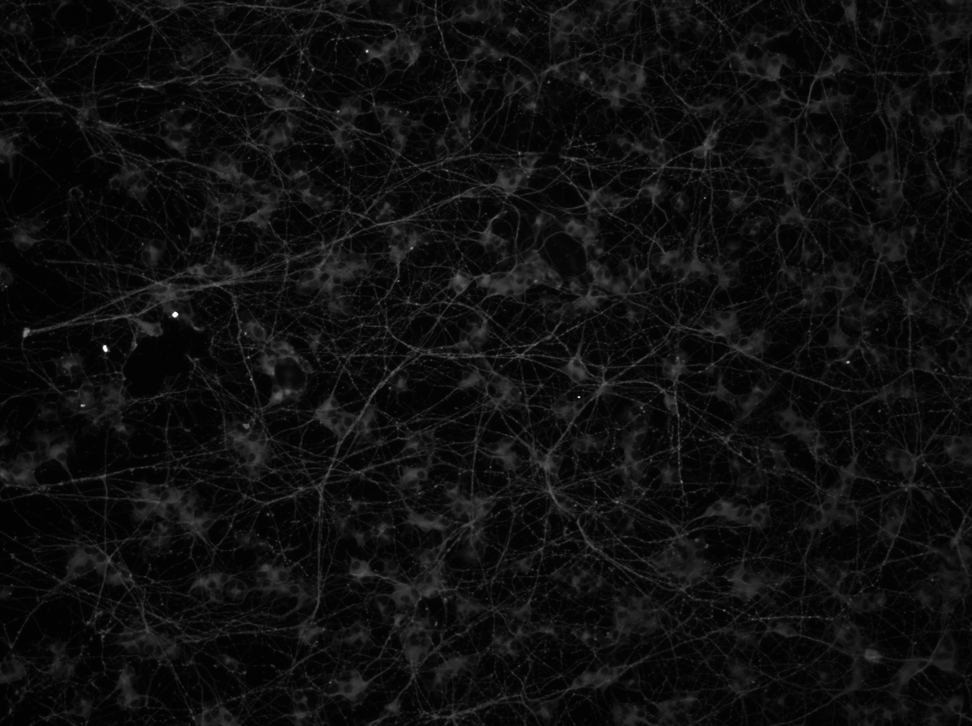
#> input picture examples/Project_PLATE_4_P4_T1_W1-2_ch01.tif, 972 x 726 px, shrunk from 1392 x 1040 before the run
$ python process_images.py examples/Project_PLATE_4_P4_T1_W1-2_ch01.tif examples/Project_PLATE_4_P4_T1_W1-2_ch02.tif
#> lines starting #> are read from the running program, lines starting #| are printed output that depends on the picture; after the words box and inside, x2 and y2 are one past the last pixel; in counts of white or black regions, pixels touching at a corner belong together
import argparse
import numpy as np
import cv2
from skimage import measure, morphology, segmentation
from scipy import ndimage as ndi
from PIL import Image
import pandas as pd
import networkx as nx
import matplotlib.pyplot as plt
import os

def process_nuclei(tif_path_nuclei):
    # Load and convert TIFF image
    tif_image = Image.open(tif_path_nuclei).convert("L")
    image_np = np.array(tif_image)
    png_path = tif_path_nuclei.replace(".tif", ".png")
    tif_image.save(png_path, format="PNG")

    # Initial segmentation
    _, binary_image = cv2.threshold(image_np, 0, 255, cv2.THRESH_BINARY + cv2.THRESH_OTSU)
    cleaned_image = morphology.remove_small_objects(binary_image > 0, min_size=30)
    cleaned_image = ndi.binary_fill_holes(cleaned_image)
    label_image = measure.label(cleaned_image)
    borders = segmentation.find_boundaries(label_image)

    # Nuclei analysis (Initial segmentation)
    props = measure.regionprops(label_image)
    nuclei_areas = [prop.area for prop in props]
    nuclei_centroids = [prop.centroid for prop in props]
    mean_area = np.mean(nuclei_areas)
    median_area = np.median(nuclei_areas)
    std_area = np.std(nuclei_areas)
    threshold_upper_stricter = 2 * median_area

    # Mark outliers
    output_image = np.dstack([image_np, image_np, image_np])
    output_image[borders] = [255, 0, 0]
    for prop in props:
        y, x = prop.centroid
        color = (0, 0, 255) if prop.area > threshold_upper_stricter else (0, 255, 0)
        cv2.drawMarker(output_image, (int(x), int(y)), color, markerType=cv2.MARKER_CROSS, thickness=1)
    outliers_large_stricter = [(prop.centroid, prop.area) for prop in props if prop.area > threshold_upper_stricter]
    Image.fromarray(output_image).save(png_path.replace(".png", "_segmented_with_stricter_outliers.png"))

    # Masks for step 2
    large_outliers_mask = np.zeros_like(image_np, dtype=bool)
    for prop in props:
        if prop.area > threshold_upper_stricter:
            large_outliers_mask[prop.coords[:, 0], prop.coords[:, 1]] = True

    # Step 2 processing
    large_outliers_image_np = np.zeros_like(image_np)
    large_outliers_image_np[large_outliers_mask] = image_np[large_outliers_mask]
    _, binary_large_outliers = cv2.threshold(large_outliers_image_np, 73, 255, cv2.THRESH_BINARY)
    cleaned_large_outliers = morphology.remove_small_objects(binary_large_outliers > 0, min_size=10)
    cleaned_large_outliers = ndi.binary_fill_holes(cleaned_large_outliers)
    label_large_outliers = measure.label(cleaned_large_outliers)
    borders_large_outliers = segmentation.find_boundaries(label_large_outliers)
    output_image_large_outliers_processed = np.dstack([large_outliers_image_np, large_outliers_image_np, large_outliers_image_np])
    output_image_large_outliers_processed[borders_large_outliers] = [255, 0, 0]
    for prop in measure.regionprops(label_large_outliers):
        y, x = prop.centroid
        cv2.drawMarker(output_image_large_outliers_processed, (int(x), int(y)), (0, 255, 0), markerType=cv2.MARKER_CROSS, thickness=1)
    processed_large_outliers_path = png_path.replace(".png", "_large_outliers_processed.png")
    Image.fromarray(output_image_large_outliers_processed).save(processed_large_outliers_path)

    # Collecting centroids from step 2 processing
    step2_centroids = [prop.centroid for prop in measure.regionprops(label_large_outliers)]
    nuclei_centroids.extend(step2_centroids)  # Combining centroids from both steps

    # Combine step 1 and step 2
    final_image = np.zeros_like(output_image)
    final_image[large_outliers_mask] = output_image_large_outliers_processed[large_outliers_mask]
    final_image[~large_outliers_mask] = output_image[~large_outliers_mask]
    final_combined_path = png_path.replace(".png", "_final_combined.png")
    Image.fromarray(final_image).save(final_combined_path)

    # Save centroids to CSV (Combining initial and step 2 centroids)
    centroids_df = pd.DataFrame(nuclei_centroids, columns=["centroid_y", "centroid_x"])
    centroids_csv_path = png_path.replace(".png", "_centroids.csv")
    centroids_df.to_csv(centroids_csv_path, index=False)

    # Save metrics
    metrics = {
        "mean_area": mean_area,
        "median_area": median_area,
        "std_area": std_area,
        "threshold_upper_strict": threshold_upper_stricter,
        "outliers_large_strict": len(outliers_large_stricter),
        "total_nuclei": len(nuclei_areas)
    }
    metrics_df = pd.DataFrame([metrics])
    metrics_txt_path = png_path.replace(".png", "_metrics.txt")
    metrics_df.to_csv(metrics_txt_path, index=False)

    output_files = {
        "segmented_with_stricter_outliers": png_path.replace(".png", "_segmented_with_stricter_outliers.png"),
        "large_outliers_processed": processed_large_outliers_path,
        "final_combined": final_combined_path,
        "centroids": centroids_csv_path,
        "metrics": metrics_txt_path
    }

    return output_files


def process_connections(tif_path_cell_walls, centroids_csv_path):
    # Load and convert the cell wall TIFF image
    tif_image_cell_walls = Image.open(tif_path_cell_walls).convert("L")
    image_np_cell_walls = np.array(tif_image_cell_walls)
    png_path_cell_walls = tif_path_cell_walls.replace(".tif", ".png")
    tif_image_cell_walls.save(png_path_cell_walls, format="PNG")

    # Create a binary mask for the cell wall image
    _, binary_image_cell_walls = cv2.threshold(image_np_cell_walls, 0, 255, cv2.THRESH_BINARY + cv2.THRESH_OTSU)
    binary_image_path = png_path_cell_walls.replace(".png", "_binary_mask.png")
    Image.fromarray(binary_image_cell_walls).save(binary_image_path)

    # Extract centroids of nuclei from the previously generated CSV file
    centroids_df = pd.read_csv(centroids_csv_path)
    nuclei_centroids = centroids_df[['centroid_y', 'centroid_x']].to_numpy()

    # Create a graph for nuclei connections
    G = nx.Graph()

    # Add nuclei centroids as nodes
    for i, centroid in enumerate(nuclei_centroids):
        G.add_node(i, pos=(centroid[1], centroid[0]))

    # Calculate the distance matrix between all nuclei centroids
    centroid_array = np.array(nuclei_centroids)
    dist_matrix = np.linalg.norm(centroid_array[:, None] - centroid_array, axis=2)

    # Define a distance threshold for connections
    distance_threshold = 100  # Threshold selected from previous analysis

    # Determine connections based on the distance threshold
    connection_matrix = dist_matrix < distance_threshold
    np.fill_diagonal(connection_matrix, False)  # Remove self-connections

    # Add edges to the graph based on connections
    for i, j in zip(*np.where(connection_matrix)):
        G.add_edge(i, j)

    # Draw the graph overlaid on the cell wall image
    pos = nx.get_node_attributes(G, 'pos')

    plt.figure(figsize=(10, 10))
    plt.imshow(image_np_cell_walls, cmap='gray')
    nx.draw(G, pos, node_color='red', edge_color='blue', node_size=20, with_labels=False)
    plt.title("Nuclei Connection Graph (Threshold: 100 pixels)")
    output_graph_path = tif_path_cell_walls.replace(".tif", "_nuclei_connection_graph_100px.png")
    plt.savefig(output_graph_path)
    plt.close()

    # Calculate and save metrics
    num_nodes = G.number_of_nodes()
    num_edges = G.number_of_edges()
    average_degree = np.mean([deg for node, deg in G.degree()])
    density = nx.density(G)

    metrics = {
        "num_nodes": num_nodes,
        "num_edges": num_edges,
        "average_degree": average_degree,
        "density": density
    }

    metrics_df = pd.DataFrame([metrics])
    metrics_csv_path = png_path_cell_walls.replace(".png", "_connection_metrics.csv")
    metrics_df.to_csv(metrics_csv_path, index=False)

    # Save edges to CSV
    edges = list(G.edges)
    edges_df = pd.DataFrame(edges, columns=["node1", "node2"])
    edges_csv_path = png_path_cell_walls.replace(".png", "_edges.csv")
    edges_df.to_csv(edges_csv_path, index=False)

       # Save edges to CSV
    edges = list(G.edges)
    edges_df = pd.DataFrame(edges, columns=["node1", "node2"])
    edges_csv_path = png_path_cell_walls.replace(".png", "_edges.csv")
    edges_df.to_csv(edges_csv_path, index=False)

    # Output paths
    output_files = {
        "connection_graph": output_graph_path,
        "connection_metrics": metrics_csv_path,
        "edges": edges_csv_path
    }

    return output_files

def main():
    parser = argparse.ArgumentParser(description="Process two TIFF images: one for nuclei and one for cell walls. Generates analysis results and metrics.")
    parser.add_argument("nuclei_image", type=str, help="Path to the nuclei TIFF image.")
    parser.add_argument("cell_walls_image", type=str, help="Path to the cell walls TIFF image.")
    args = parser.parse_args()

    nuclei_image_path = args.nuclei_image
    cell_walls_image_path = args.cell_walls_image

    print(f"Processing nuclei image: {nuclei_image_path}")
    nuclei_outputs = process_nuclei(nuclei_image_path)
#> in process_nuclei, tif_image is the input picture: PIL image 972x726 L; min 1, max 255, mean 15.2
#> in process_nuclei, `_, binary_image = cv2.threshold(image_np, 0, 255, cv2.THRESH_BINARY + ..`:
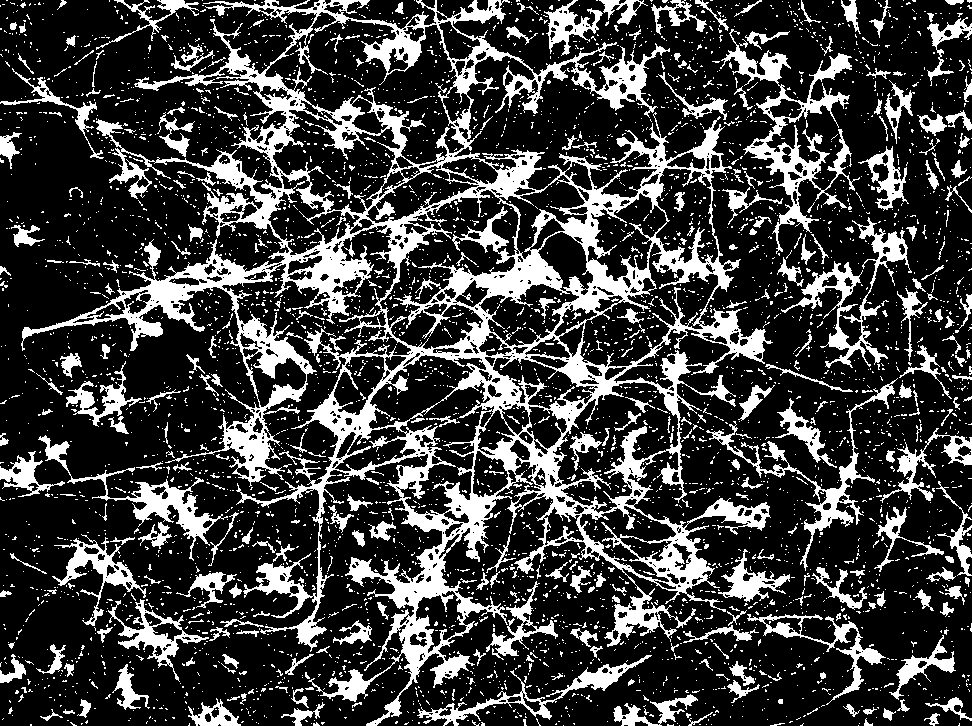
#> binary_image: shape (726, 972); 24.4% white; 4403 white regions (4053 under 20 px), largest, box (x1, y1, x2, y2) and area: (21, 0, 773, 726) 93251, (720, 29, 860, 254) 5688, (781, 217, 912, 368) 3344
#> in process_nuclei, `label_image = measure.label(cleaned_image)`:
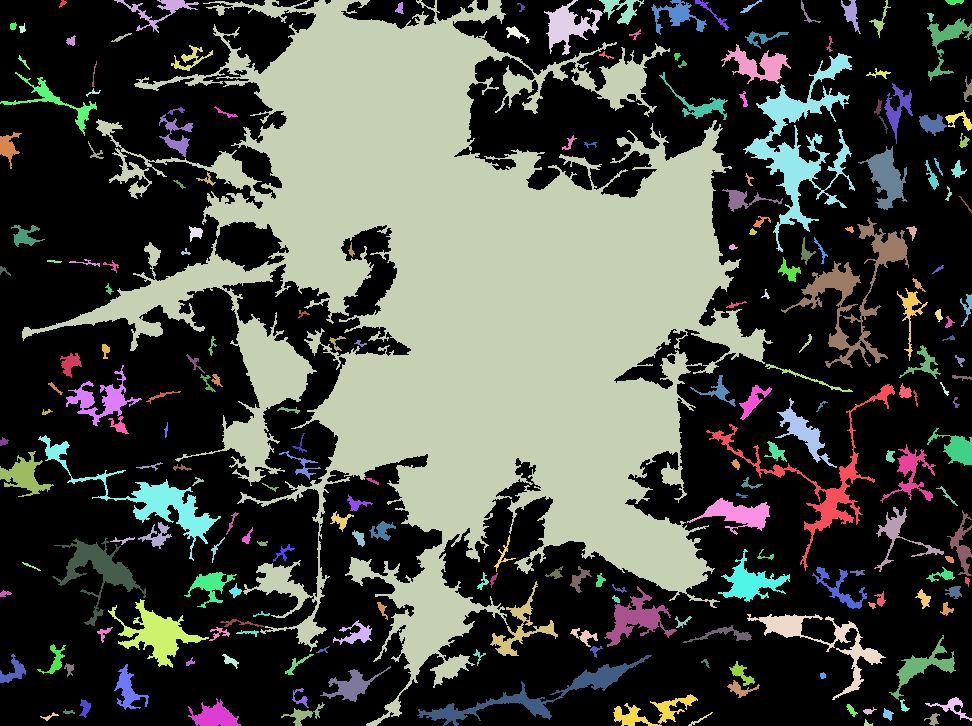
#> label_image: shape (726, 972) int32; 222 distinct labels, from 0 to 221; one colour per label, 0 black
#> in process_nuclei, `borders = segmentation.find_boundaries(label_image)`:
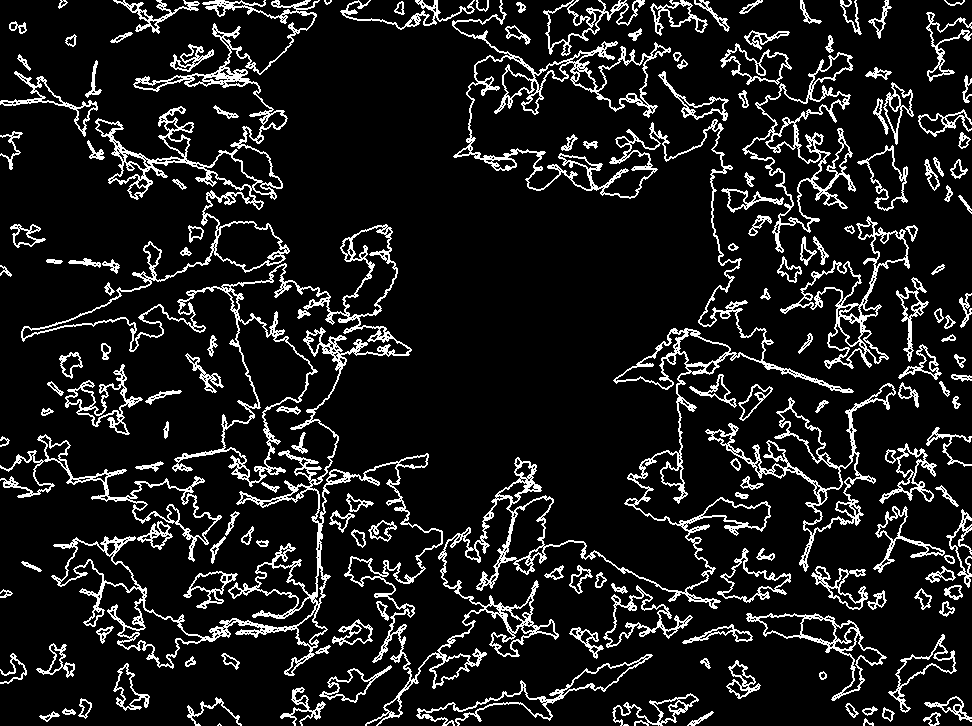
#> borders: shape (726, 972) bool; 11.5% white in thin lines or dots
#> in process_nuclei, `props = measure.regionprops(label_image)`: props = 221 regions; largest, box (x1, y1, x2, y2) and area: (22, 0, 773, 726) 199198, (743, 53, 855, 252) 5368, (781, 217, 909, 368) 3591, (38, 435, 221, 561) 3044, (706, 384, 895, 571) 2704
#> in process_nuclei, `nuclei_areas = [prop.area for prop in props]`: nuclei_areas = 221 values, max 199198 at index 2, min 30 at index 75, mean 1201
#> in process_nuclei, `nuclei_centroids = [prop.centroid for prop in props]`: nuclei_centroids = 221 pairs, first value 1.47 to 723.3, second value 3.36 to 967.5
#> in process_nuclei, `mean_area = np.mean(nuclei_areas)`: mean_area = 1201
#> in process_nuclei, `median_area = np.median(nuclei_areas)`: median_area = 76
#> in process_nuclei, `std_area = np.std(nuclei_areas)`: std_area = 13363.1
#> in process_nuclei, `threshold_upper_stricter = 2 * median_area`: threshold_upper_stricter = 152
#> the loop in process_nuclei, `for prop in props:` made 221 passes
#> (y, x, color) on passes 1 to 3: (3.03, 62.19, (0, 255, 0)), (10.12, 159.5, (0, 0, 255)), (304, 461.5, (0, 0, 255))
#> after the loop in process_nuclei, `for prop in props:`:
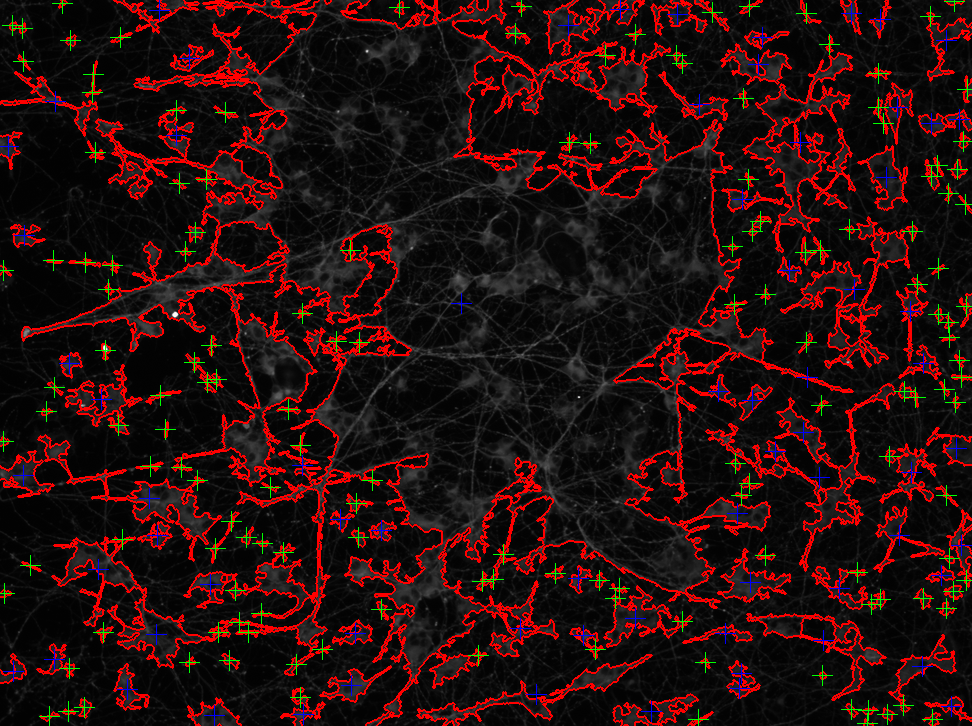
#> output_image: shape (726, 972, 3); mean of channels 0, 1, 2 40.8, 14.8, 13.6; drawn as R, G, B
#> in process_nuclei, `outliers_large_stricter = [(prop.centroid, prop.area) for prop in prop..`: outliers_large_stricter = 70 items
#> the loop in process_nuclei, `for prop in measure.regionprops(label_large_outliers):` made 17 passes
#> (y, x) on passes 1 to 8: (50.7, 366.7), (143.9, 705.4), (278, 457.9), (278.3, 485.3), (284.1, 215.9), (314.1, 174.6), (332, 25.56), (361.8, 847.5)
#> after the loop in process_nuclei, `for prop in measure.regionprops(label_large_outliers):`:
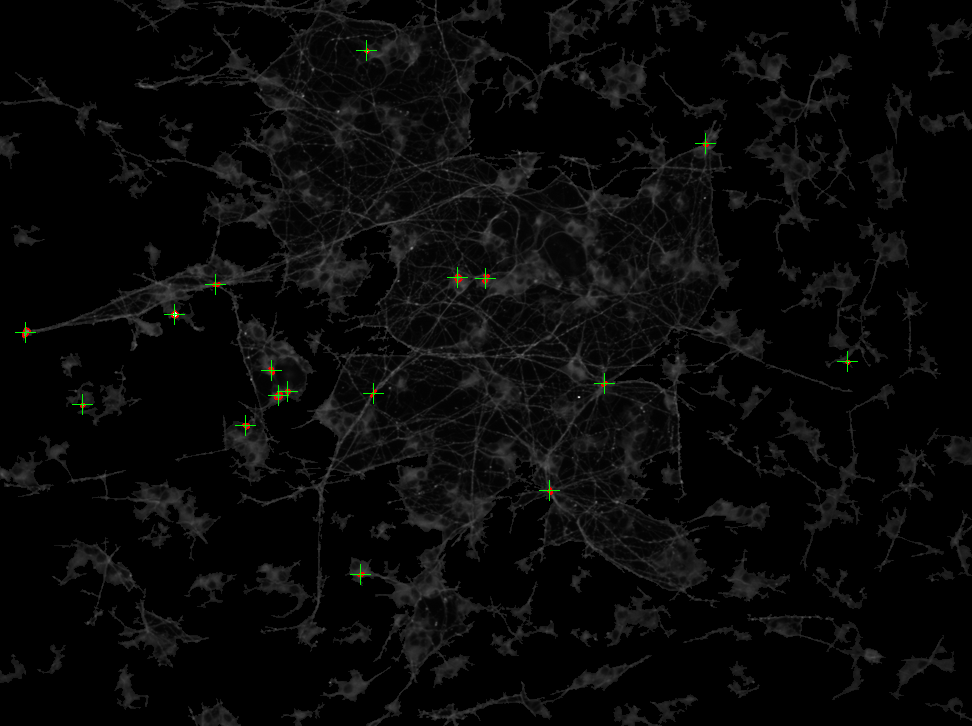
#> output_image_large_outliers_processed: shape (726, 972, 3); mean of channels 0, 1, 2 8.8, 8.9, 8.7; drawn as R, G, B
#> in process_nuclei, `step2_centroids = [prop.centroid for prop in measure.regionprops(label..`: step2_centroids = [(50.7, 366.7), (143.9, 705.4), (278, 457.9), (278.3, 485.3), (284.1, 215.9), (314.1, 174.6), (332, 25.56), (361.8, 847.5), (370.2, 271.3), (383.4, 604), (391.3, 287.5), (393, 373), (395.6, 278.1), (404.9, 82.36), (425.5, 245.8), (490.8, 549.8), (574.2, 360.8)]
#> in process_nuclei, `centroids_df = pd.DataFrame(nuclei_centroids, columns=["centroid_y", "..`: centroids_df = table of 238 rows and 2 columns
#> in process_nuclei, `metrics = { "mean_area": mean_area, "median_area": median_area, "std_a..`: metrics = {'mean_area': 1201, 'median_area': 76, 'std_area': 13363.1, 'threshold_upper_strict': 152, 'outliers_large_strict': 70, 'total_nuclei': 221}
#> in process_nuclei, `metrics_df = pd.DataFrame([metrics])`: metrics_df = table of 1 rows and 6 columns
    print("Nuclei processing complete. Generated files:")
    for key, value in nuclei_outputs.items():
        print(f"{key}: {value}")

    print(f"Processing cell walls image: {cell_walls_image_path}")
    connections_outputs = process_connections(cell_walls_image_path, nuclei_outputs["centroids"])
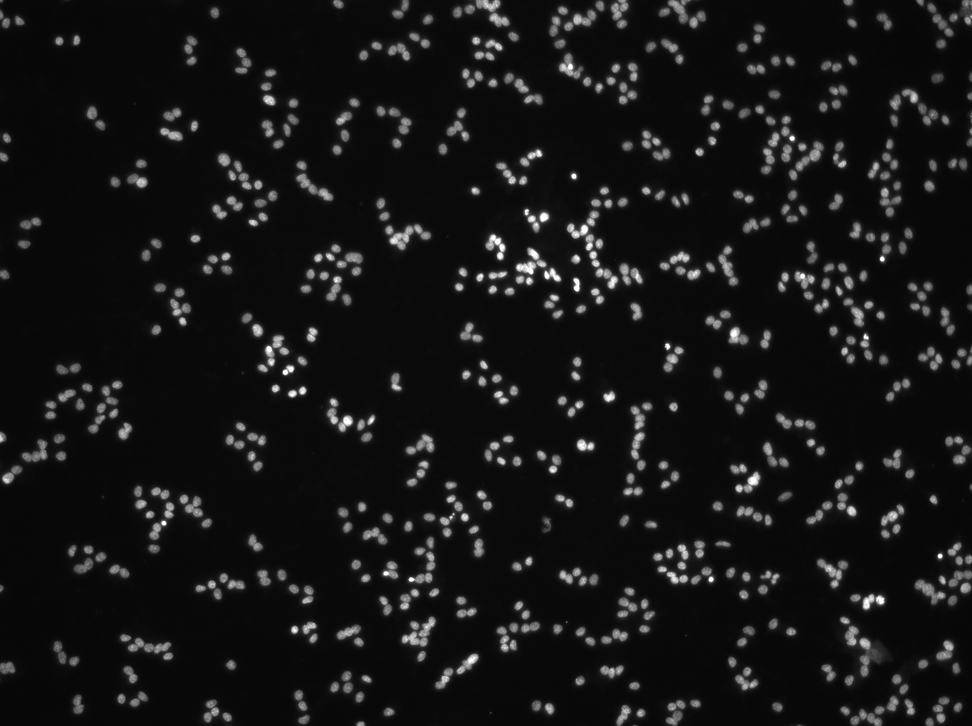
#> input picture examples/Project_PLATE_4_P4_T1_W1-2_ch02.tif, 972 x 726 px, shrunk from 1392 x 1040 before the run
#> in process_connections, tif_image_cell_walls is the input picture: PIL image 972x726 L; min 6, max 255, mean 21.5
#> in process_connections, `plt.savefig(output_graph_path)`:
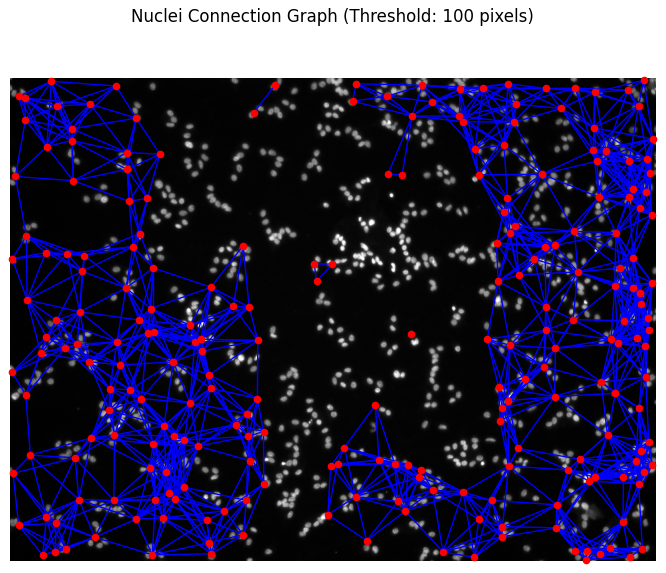
#> figure drawn by matplotlib, 1 panel
    print("Cell walls processing complete. Generated files:")
    for key, value in connections_outputs.items():
        print(f"{key}: {value}")

if __name__ == "__main__":
    main()
